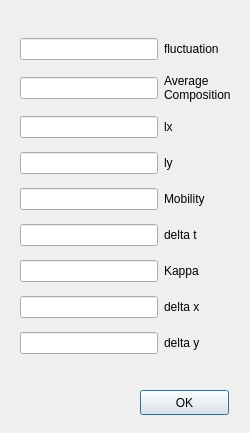
<?xml version="1.0" encoding="UTF-8"?>
<ui version="4.0">
 <class>DialogParamCH2D</class>
 <widget class="QDialog" name="DialogParamCH2D">
  <property name="geometry">
   <rect>
    <x>0</x>
    <y>0</y>
    <width>250</width>
    <height>433</height>
   </rect>
  </property>
  <property name="windowTitle">
   <string>Edit Parameters</string>
  </property>
  <widget class="QWidget" name="layoutWidget">
   <property name="geometry">
    <rect>
     <x>20</x>
     <y>30</y>
     <width>211</width>
     <height>341</height>
    </rect>
   </property>
   <layout class="QGridLayout" name="gridLayout">
    <item row="0" column="0">
     <widget class="QLineEdit" name="lineEditFluctuation"/>
    </item>
    <item row="0" column="1">
     <widget class="QLabel" name="labelFluctuation">
      <property name="text">
       <string>fluctuation</string>
      </property>
     </widget>
    </item>
    <item row="1" column="0">
     <widget class="QLineEdit" name="lineEditCAvg"/>
    </item>
    <item row="1" column="1">
     <widget class="QLabel" name="labelCAvg">
      <property name="text">
       <string>Average
Composition</string>
      </property>
     </widget>
    </item>
    <item row="2" column="0">
     <widget class="QLineEdit" name="lineEditLx"/>
    </item>
    <item row="2" column="1">
     <widget class="QLabel" name="labelLx">
      <property name="text">
       <string>lx</string>
      </property>
     </widget>
    </item>
    <item row="3" column="0">
     <widget class="QLineEdit" name="lineEditLy"/>
    </item>
    <item row="3" column="1">
     <widget class="QLabel" name="labelLy">
      <property name="text">
       <string>ly</string>
      </property>
     </widget>
    </item>
    <item row="4" column="0">
     <widget class="QLineEdit" name="lineEditMobility"/>
    </item>
    <item row="4" column="1">
     <widget class="QLabel" name="labelMobiliy">
      <property name="text">
       <string>Mobility</string>
      </property>
     </widget>
    </item>
    <item row="5" column="0">
     <widget class="QLineEdit" name="lineEditDelT"/>
    </item>
    <item row="5" column="1">
     <widget class="QLabel" name="labelDelT">
      <property name="text">
       <string>delta t</string>
      </property>
     </widget>
    </item>
    <item row="6" column="0">
     <widget class="QLineEdit" name="lineEditKappa"/>
    </item>
    <item row="6" column="1">
     <widget class="QLabel" name="labelKappa">
      <property name="text">
       <string>Kappa</string>
      </property>
     </widget>
    </item>
    <item row="7" column="0">
     <widget class="QLineEdit" name="lineEditDelX"/>
    </item>
    <item row="7" column="1">
     <widget class="QLabel" name="labelDelX">
      <property name="text">
       <string>delta x</string>
      </property>
     </widget>
    </item>
    <item row="8" column="0">
     <widget class="QLineEdit" name="lineEditDelY"/>
    </item>
    <item row="8" column="1">
     <widget class="QLabel" name="labelDelY">
      <property name="text">
       <string>delta y</string>
      </property>
     </widget>
    </item>
   </layout>
  </widget>
  <widget class="QPushButton" name="buttonBoxPramCH2D">
   <property name="geometry">
    <rect>
     <x>140</x>
     <y>390</y>
     <width>89</width>
     <height>25</height>
    </rect>
   </property>
   <property name="text">
    <string>OK</string>
   </property>
  </widget>
 </widget>
 <resources/>
 <connections/>
</ui>
